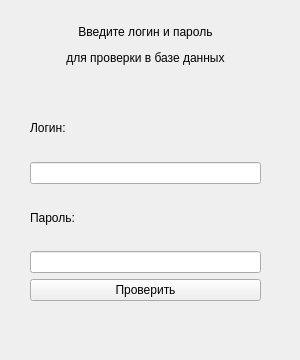
<?xml version="1.0" encoding="UTF-8"?>
<ui version="4.0">
 <class>MainWindow</class>
 <widget class="QMainWindow" name="MainWindow">
  <property name="geometry">
   <rect>
    <x>0</x>
    <y>0</y>
    <width>300</width>
    <height>360</height>
   </rect>
  </property>
  <property name="sizePolicy">
   <sizepolicy hsizetype="Fixed" vsizetype="Fixed">
    <horstretch>0</horstretch>
    <verstretch>0</verstretch>
   </sizepolicy>
  </property>
  <property name="windowTitle">
   <string>MainWindow</string>
  </property>
  <widget class="QWidget" name="centralwidget">
   <property name="sizePolicy">
    <sizepolicy hsizetype="Fixed" vsizetype="Fixed">
     <horstretch>0</horstretch>
     <verstretch>0</verstretch>
    </sizepolicy>
   </property>
   <widget class="QStackedWidget" name="stackedWidget">
    <property name="geometry">
     <rect>
      <x>0</x>
      <y>0</y>
      <width>300</width>
      <height>360</height>
     </rect>
    </property>
    <property name="sizePolicy">
     <sizepolicy hsizetype="Fixed" vsizetype="Fixed">
      <horstretch>0</horstretch>
      <verstretch>0</verstretch>
     </sizepolicy>
    </property>
    <property name="currentIndex">
     <number>0</number>
    </property>
    <widget class="QWidget" name="home">
     <widget class="QLabel" name="label">
      <property name="geometry">
       <rect>
        <x>0</x>
        <y>10</y>
        <width>291</width>
        <height>71</height>
       </rect>
      </property>
      <property name="text">
       <string>&lt;html&gt;&lt;head/&gt;&lt;body&gt;&lt;p align=&quot;center&quot;&gt;Введите логин и пароль&lt;/p&gt;&lt;p align=&quot;center&quot;&gt;для проверки в базе данных&lt;/p&gt;&lt;/body&gt;&lt;/html&gt;</string>
      </property>
     </widget>
     <widget class="QWidget" name="layoutWidget">
      <property name="geometry">
       <rect>
        <x>30</x>
        <y>100</y>
        <width>231</width>
        <height>201</height>
       </rect>
      </property>
      <layout class="QVBoxLayout" name="verticalLayout">
       <item>
        <widget class="QLabel" name="label_2">
         <property name="text">
          <string>Логин:</string>
         </property>
        </widget>
       </item>
       <item>
        <widget class="QLineEdit" name="lineEditLogin"/>
       </item>
       <item>
        <widget class="QLabel" name="label_3">
         <property name="text">
          <string>Пароль:</string>
         </property>
        </widget>
       </item>
       <item>
        <widget class="QLineEdit" name="lineEditPass">
         <property name="echoMode">
          <enum>QLineEdit::Password</enum>
         </property>
        </widget>
       </item>
       <item>
        <widget class="QPushButton" name="pushButtonCheck">
         <property name="text">
          <string>Проверить</string>
         </property>
        </widget>
       </item>
      </layout>
     </widget>
    </widget>
    <widget class="QWidget" name="page_2">
     <widget class="QLabel" name="label_4">
      <property name="geometry">
       <rect>
        <x>6</x>
        <y>6</y>
        <width>281</width>
        <height>141</height>
       </rect>
      </property>
      <property name="text">
       <string>&lt;html&gt;&lt;head/&gt;&lt;body&gt;&lt;p align=&quot;center&quot;&gt;Текущая точность (25%)&lt;/p&gt;&lt;p align=&quot;center&quot;&gt;не может дать ответа.&lt;/p&gt;&lt;p align=&quot;center&quot;&gt;Увеличить точность?&lt;/p&gt;&lt;p align=&quot;center&quot;&gt;(Может быть небезопасно)&lt;/p&gt;&lt;/body&gt;&lt;/html&gt;</string>
      </property>
     </widget>
     <widget class="QWidget" name="layoutWidget">
      <property name="geometry">
       <rect>
        <x>10</x>
        <y>200</y>
        <width>281</width>
        <height>121</height>
       </rect>
      </property>
      <layout class="QVBoxLayout" name="verticalLayout_2">
       <item>
        <widget class="QRadioButton" name="radioButton">
         <property name="text">
          <string>50%</string>
         </property>
        </widget>
       </item>
       <item>
        <widget class="QRadioButton" name="radioButton_2">
         <property name="text">
          <string>100%</string>
         </property>
        </widget>
       </item>
       <item>
        <layout class="QHBoxLayout" name="horizontalLayout">
         <item>
          <widget class="QPushButton" name="pushButton_2">
           <property name="text">
            <string>Проверить снова</string>
           </property>
          </widget>
         </item>
         <item>
          <widget class="QPushButton" name="pushButton_3">
           <property name="text">
            <string>Выйти</string>
           </property>
          </widget>
         </item>
        </layout>
       </item>
      </layout>
     </widget>
    </widget>
    <widget class="QWidget" name="page_3">
     <widget class="QWidget" name="layoutWidget">
      <property name="geometry">
       <rect>
        <x>40</x>
        <y>290</y>
        <width>219</width>
        <height>36</height>
       </rect>
      </property>
      <layout class="QHBoxLayout" name="horizontalLayout_2">
       <item>
        <widget class="QPushButton" name="pushButton_4">
         <property name="text">
          <string>Проверить снова</string>
         </property>
        </widget>
       </item>
       <item>
        <widget class="QPushButton" name="pushButton_5">
         <property name="text">
          <string>Выйти</string>
         </property>
        </widget>
       </item>
      </layout>
     </widget>
     <widget class="QLabel" name="label_5">
      <property name="geometry">
       <rect>
        <x>1</x>
        <y>1</y>
        <width>291</width>
        <height>171</height>
       </rect>
      </property>
      <property name="text">
       <string>&lt;html&gt;&lt;head/&gt;&lt;body&gt;&lt;p align=&quot;center&quot;&gt;Текущая точность (50%)&lt;/p&gt;&lt;p align=&quot;center&quot;&gt;не может дать ответа.&lt;/p&gt;&lt;p align=&quot;center&quot;&gt;Увеличить точность до 100%?&lt;/p&gt;&lt;p align=&quot;center&quot;&gt;(Может быть небезопасно)&lt;/p&gt;&lt;/body&gt;&lt;/html&gt;</string>
      </property>
     </widget>
    </widget>
   </widget>
  </widget>
 </widget>
 <resources/>
 <connections/>
</ui>
